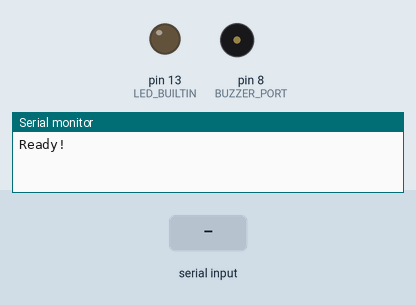
A sketch run on a simulated Arduino Uno, built with avr-gcc and run on an emulated ATmega328P. Parts: output pins drawn as LEDs (lit = HIGH), buzzer (waves = sounding), the last lines printed to the serial monitor. The test bench sets the inputs (shaded band).

Above: at 1.2 s.
1.3 s: "1" received over Serial
At 3.5 s:
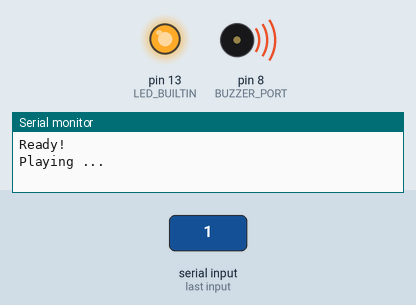
Timing chart, 0 to 10.3 s (numbered marks = the images above; inputs shaded):
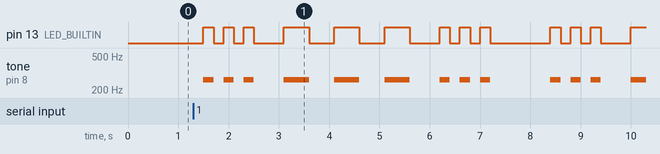

The sketch:

sos.ino
```cpp
/*
*/

#define BUZZER_PORT 8
#define C_NOTE 262

bool isPlaying = false;

void setup() {
  Serial.begin(9600);
  Serial.println("Ready!");

  pinMode(LED_BUILTIN, OUTPUT);
  pinMode(BUZZER_PORT, OUTPUT);
}

void play(int d) {
  if (!isPlaying) {
    return;
  }

  digitalWrite(LED_BUILTIN, HIGH);
  tone(BUZZER_PORT, C_NOTE);
  delay(d);

  digitalWrite(LED_BUILTIN, LOW);
  noTone(BUZZER_PORT);
  delay(d);
}

void longSignal() {
  play(500);
}

void shortSignal() {
  play(200);
}


void loop() {
  char a = Serial.read();

  if (a == '0') {
    Serial.println("Not Playing");
    isPlaying = false;
  }
  if (a == '1') {
    Serial.println("Playing ... ");
    isPlaying = true;
  }

  for (int i = 0; i<3; i++) {
    shortSignal();
  }
  delay(400);
  for (int i = 0; i<3; i++) {
    longSignal();
  }
  delay(100);
  for (int i = 0; i<3; i++) {
    shortSignal();
  }
  delay(1000);
}
```
